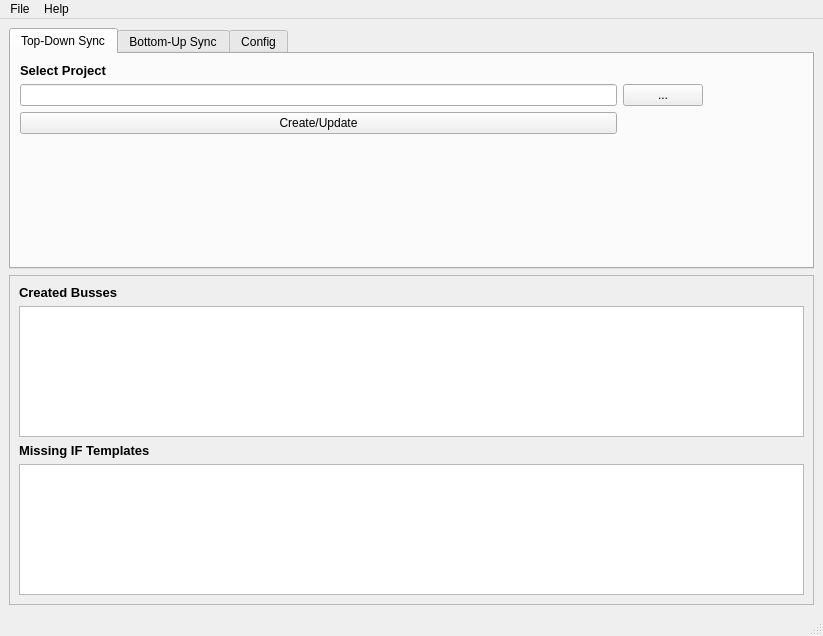
<?xml version="1.0" encoding="UTF-8"?>
<ui version="4.0">
 <class>MainWindow</class>
 <widget class="QMainWindow" name="MainWindow">
  <property name="geometry">
   <rect>
    <x>0</x>
    <y>0</y>
    <width>823</width>
    <height>636</height>
   </rect>
  </property>
  <property name="palette">
   <palette>
    <active>
     <colorrole role="Base">
      <brush brushstyle="SolidPattern">
       <color alpha="255">
        <red>255</red>
        <green>255</green>
        <blue>255</blue>
       </color>
      </brush>
     </colorrole>
    </active>
    <inactive>
     <colorrole role="Base">
      <brush brushstyle="SolidPattern">
       <color alpha="255">
        <red>255</red>
        <green>255</green>
        <blue>255</blue>
       </color>
      </brush>
     </colorrole>
    </inactive>
    <disabled>
     <colorrole role="Base">
      <brush brushstyle="SolidPattern">
       <color alpha="255">
        <red>240</red>
        <green>240</green>
        <blue>240</blue>
       </color>
      </brush>
     </colorrole>
    </disabled>
   </palette>
  </property>
  <property name="windowTitle">
   <string>MainWindow</string>
  </property>
  <property name="autoFillBackground">
   <bool>false</bool>
  </property>
  <widget class="QWidget" name="centralwidget">
   <layout class="QVBoxLayout" name="verticalLayout">
    <item>
     <widget class="QTabWidget" name="tabWidget">
      <property name="sizePolicy">
       <sizepolicy hsizetype="Expanding" vsizetype="Expanding">
        <horstretch>0</horstretch>
        <verstretch>0</verstretch>
       </sizepolicy>
      </property>
      <property name="palette">
       <palette>
        <active>
         <colorrole role="Light">
          <brush brushstyle="SolidPattern">
           <color alpha="255">
            <red>255</red>
            <green>255</green>
            <blue>255</blue>
           </color>
          </brush>
         </colorrole>
         <colorrole role="Base">
          <brush brushstyle="SolidPattern">
           <color alpha="255">
            <red>255</red>
            <green>255</green>
            <blue>255</blue>
           </color>
          </brush>
         </colorrole>
        </active>
        <inactive>
         <colorrole role="Light">
          <brush brushstyle="SolidPattern">
           <color alpha="255">
            <red>255</red>
            <green>255</green>
            <blue>255</blue>
           </color>
          </brush>
         </colorrole>
         <colorrole role="Base">
          <brush brushstyle="SolidPattern">
           <color alpha="255">
            <red>255</red>
            <green>255</green>
            <blue>255</blue>
           </color>
          </brush>
         </colorrole>
        </inactive>
        <disabled>
         <colorrole role="Light">
          <brush brushstyle="SolidPattern">
           <color alpha="255">
            <red>255</red>
            <green>255</green>
            <blue>255</blue>
           </color>
          </brush>
         </colorrole>
         <colorrole role="Base">
          <brush brushstyle="SolidPattern">
           <color alpha="255">
            <red>240</red>
            <green>240</green>
            <blue>240</blue>
           </color>
          </brush>
         </colorrole>
        </disabled>
       </palette>
      </property>
      <property name="layoutDirection">
       <enum>Qt::LeftToRight</enum>
      </property>
      <property name="autoFillBackground">
       <bool>true</bool>
      </property>
      <property name="currentIndex">
       <number>0</number>
      </property>
      <widget class="QWidget" name="tab">
       <attribute name="title">
        <string>Top-Down Sync</string>
       </attribute>
       <layout class="QGridLayout" name="gridLayout">
        <item row="1" column="1">
         <spacer name="horizontalSpacer_2">
          <property name="orientation">
           <enum>Qt::Horizontal</enum>
          </property>
          <property name="sizeType">
           <enum>QSizePolicy::Maximum</enum>
          </property>
          <property name="sizeHint" stdset="0">
           <size>
            <width>100</width>
            <height>20</height>
           </size>
          </property>
         </spacer>
        </item>
        <item row="1" column="0">
         <layout class="QGridLayout" name="gridLayout_7">
          <item row="3" column="0">
           <spacer name="verticalSpacer">
            <property name="orientation">
             <enum>Qt::Vertical</enum>
            </property>
            <property name="sizeHint" stdset="0">
             <size>
              <width>20</width>
              <height>40</height>
             </size>
            </property>
           </spacer>
          </item>
          <item row="1" column="0">
           <widget class="QLineEdit" name="lineEdit_3"/>
          </item>
          <item row="0" column="0" alignment="Qt::AlignTop">
           <widget class="QLabel" name="label">
            <property name="font">
             <font>
              <pointsize>10</pointsize>
              <bold>true</bold>
             </font>
            </property>
            <property name="text">
             <string>Select Project</string>
            </property>
           </widget>
          </item>
          <item row="1" column="1">
           <widget class="QPushButton" name="pushButton_2">
            <property name="text">
             <string>...</string>
            </property>
           </widget>
          </item>
          <item row="2" column="0">
           <widget class="QPushButton" name="pushButton_3">
            <property name="text">
             <string>Create/Update</string>
            </property>
            <property name="autoDefault">
             <bool>false</bool>
            </property>
            <property name="default">
             <bool>false</bool>
            </property>
            <property name="flat">
             <bool>false</bool>
            </property>
           </widget>
          </item>
         </layout>
        </item>
        <item row="2" column="0">
         <layout class="QGridLayout" name="gridLayout_33"/>
        </item>
       </layout>
      </widget>
      <widget class="QWidget" name="tab_2">
       <attribute name="title">
        <string>Bottom-Up Sync</string>
       </attribute>
       <layout class="QGridLayout" name="gridLayout_3">
        <item row="1" column="3">
         <spacer name="horizontalSpacer_4">
          <property name="orientation">
           <enum>Qt::Horizontal</enum>
          </property>
          <property name="sizeType">
           <enum>QSizePolicy::Maximum</enum>
          </property>
          <property name="sizeHint" stdset="0">
           <size>
            <width>40</width>
            <height>20</height>
           </size>
          </property>
         </spacer>
        </item>
        <item row="1" column="2">
         <layout class="QGridLayout" name="gridLayout_11">
          <item row="0" column="0" alignment="Qt::AlignTop">
           <widget class="QLabel" name="label_7">
            <property name="font">
             <font>
              <pointsize>10</pointsize>
              <bold>true</bold>
             </font>
            </property>
            <property name="text">
             <string>Select Signal Type</string>
            </property>
           </widget>
          </item>
          <item row="1" column="0" alignment="Qt::AlignTop">
           <widget class="QComboBox" name="comboBox_3">
            <property name="sizePolicy">
             <sizepolicy hsizetype="Expanding" vsizetype="Fixed">
              <horstretch>0</horstretch>
              <verstretch>0</verstretch>
             </sizepolicy>
            </property>
           </widget>
          </item>
         </layout>
        </item>
        <item row="1" column="4">
         <layout class="QGridLayout" name="gridLayout_12">
          <item row="1" column="0">
           <widget class="QRadioButton" name="radioButton_4">
            <property name="text">
             <string>Active High</string>
            </property>
           </widget>
          </item>
          <item row="0" column="0" alignment="Qt::AlignTop">
           <widget class="QLabel" name="label_36">
            <property name="font">
             <font>
              <pointsize>10</pointsize>
              <bold>true</bold>
             </font>
            </property>
            <property name="text">
             <string>Sensitivity</string>
            </property>
           </widget>
          </item>
          <item row="2" column="0">
           <widget class="QRadioButton" name="radioButton_3">
            <property name="text">
             <string>Active Low</string>
            </property>
           </widget>
          </item>
         </layout>
        </item>
        <item row="6" column="0" colspan="8">
         <widget class="QLabel" name="label_3">
          <property name="text">
           <string>Resultant Signal</string>
          </property>
         </widget>
        </item>
        <item row="2" column="0">
         <layout class="QGridLayout" name="gridLayout_14">
          <item row="1" column="0">
           <widget class="QDoubleSpinBox" name="doubleSpinBox">
            <property name="minimum">
             <double>0.500000000000000</double>
            </property>
            <property name="maximum">
             <double>12.000000000000000</double>
            </property>
            <property name="singleStep">
             <double>0.050000000000000</double>
            </property>
           </widget>
          </item>
          <item row="1" column="1">
           <widget class="QLabel" name="label_5">
            <property name="font">
             <font>
              <pointsize>10</pointsize>
              <bold>true</bold>
             </font>
            </property>
            <property name="text">
             <string>V</string>
            </property>
           </widget>
          </item>
          <item row="0" column="0">
           <widget class="QLabel" name="label_6">
            <property name="font">
             <font>
              <pointsize>10</pointsize>
              <bold>true</bold>
             </font>
            </property>
            <property name="text">
             <string>Voltage Level</string>
            </property>
           </widget>
          </item>
          <item row="1" column="2">
           <spacer name="horizontalSpacer">
            <property name="orientation">
             <enum>Qt::Horizontal</enum>
            </property>
            <property name="sizeHint" stdset="0">
             <size>
              <width>40</width>
              <height>20</height>
             </size>
            </property>
           </spacer>
          </item>
         </layout>
        </item>
        <item row="1" column="0">
         <layout class="QGridLayout" name="gridLayout_10">
          <item row="0" column="0" alignment="Qt::AlignTop">
           <widget class="QLabel" name="label_4">
            <property name="font">
             <font>
              <pointsize>10</pointsize>
              <bold>true</bold>
             </font>
            </property>
            <property name="text">
             <string>Select Control/Status Bus</string>
            </property>
           </widget>
          </item>
          <item row="1" column="0" alignment="Qt::AlignTop">
           <widget class="QComboBox" name="comboBox_2">
            <property name="sizePolicy">
             <sizepolicy hsizetype="Expanding" vsizetype="Fixed">
              <horstretch>0</horstretch>
              <verstretch>0</verstretch>
             </sizepolicy>
            </property>
           </widget>
          </item>
         </layout>
        </item>
        <item row="1" column="6">
         <layout class="QGridLayout" name="gridLayout_13">
          <item row="0" column="0" alignment="Qt::AlignTop">
           <widget class="QLabel" name="label_8">
            <property name="font">
             <font>
              <pointsize>10</pointsize>
              <bold>true</bold>
             </font>
            </property>
            <property name="text">
             <string>Additional Information (Source, Sink, ...)</string>
            </property>
           </widget>
          </item>
          <item row="1" column="0" alignment="Qt::AlignTop">
           <widget class="QLineEdit" name="lineEdit"/>
          </item>
         </layout>
        </item>
        <item row="1" column="5">
         <spacer name="horizontalSpacer_5">
          <property name="orientation">
           <enum>Qt::Horizontal</enum>
          </property>
          <property name="sizeType">
           <enum>QSizePolicy::Maximum</enum>
          </property>
          <property name="sizeHint" stdset="0">
           <size>
            <width>40</width>
            <height>20</height>
           </size>
          </property>
         </spacer>
        </item>
        <item row="1" column="1">
         <spacer name="horizontalSpacer_3">
          <property name="orientation">
           <enum>Qt::Horizontal</enum>
          </property>
          <property name="sizeType">
           <enum>QSizePolicy::Maximum</enum>
          </property>
          <property name="sizeHint" stdset="0">
           <size>
            <width>40</width>
            <height>20</height>
           </size>
          </property>
         </spacer>
        </item>
        <item row="7" column="0">
         <layout class="QGridLayout" name="gridLayout_34">
          <item row="1" column="0">
           <widget class="QPushButton" name="pushButton_8">
            <property name="text">
             <string>Clear</string>
            </property>
           </widget>
          </item>
          <item row="0" column="0">
           <widget class="QPushButton" name="pushButton_4">
            <property name="text">
             <string>Create</string>
            </property>
           </widget>
          </item>
          <item row="0" column="1">
           <spacer name="horizontalSpacer_14">
            <property name="orientation">
             <enum>Qt::Horizontal</enum>
            </property>
            <property name="sizeHint" stdset="0">
             <size>
              <width>40</width>
              <height>20</height>
             </size>
            </property>
           </spacer>
          </item>
         </layout>
        </item>
        <item row="1" column="7">
         <spacer name="horizontalSpacer_24">
          <property name="orientation">
           <enum>Qt::Horizontal</enum>
          </property>
          <property name="sizeType">
           <enum>QSizePolicy::Maximum</enum>
          </property>
          <property name="sizeHint" stdset="0">
           <size>
            <width>40</width>
            <height>20</height>
           </size>
          </property>
         </spacer>
        </item>
       </layout>
      </widget>
      <widget class="QWidget" name="tab_3">
       <attribute name="title">
        <string>Config</string>
       </attribute>
       <layout class="QGridLayout" name="gridLayout_4">
        <item row="1" column="0">
         <layout class="QGridLayout" name="gridLayout_20">
          <item row="1" column="0" alignment="Qt::AlignTop">
           <widget class="QDoubleSpinBox" name="doubleSpinBox_3">
            <property name="minimum">
             <double>0.000000000000000</double>
            </property>
            <property name="maximum">
             <double>1000.000000000000000</double>
            </property>
            <property name="singleStep">
             <double>0.050000000000000</double>
            </property>
           </widget>
          </item>
          <item row="0" column="1">
           <widget class="QLabel" name="label_24">
            <property name="font">
             <font>
              <pointsize>10</pointsize>
              <bold>true</bold>
             </font>
            </property>
            <property name="text">
             <string>Range</string>
            </property>
           </widget>
          </item>
          <item row="1" column="1">
           <widget class="QComboBox" name="comboBox_12"/>
          </item>
          <item row="0" column="0" alignment="Qt::AlignTop">
           <widget class="QLabel" name="label_23">
            <property name="font">
             <font>
              <pointsize>10</pointsize>
              <bold>true</bold>
             </font>
            </property>
            <property name="text">
             <string>Frequency</string>
            </property>
           </widget>
          </item>
          <item row="1" column="2">
           <spacer name="horizontalSpacer_20">
            <property name="orientation">
             <enum>Qt::Horizontal</enum>
            </property>
            <property name="sizeHint" stdset="0">
             <size>
              <width>40</width>
              <height>20</height>
             </size>
            </property>
           </spacer>
          </item>
         </layout>
        </item>
        <item row="0" column="6">
         <layout class="QGridLayout" name="gridLayout_18">
          <item row="2" column="0" alignment="Qt::AlignTop">
           <widget class="QRadioButton" name="radioButton_5">
            <property name="text">
             <string>Differential</string>
            </property>
           </widget>
          </item>
          <item row="0" column="0" alignment="Qt::AlignTop">
           <widget class="QLabel" name="label_37">
            <property name="font">
             <font>
              <pointsize>10</pointsize>
              <bold>true</bold>
             </font>
            </property>
            <property name="text">
             <string>SE / Differential</string>
            </property>
           </widget>
          </item>
          <item row="1" column="0" alignment="Qt::AlignTop">
           <widget class="QRadioButton" name="radioButton_6">
            <property name="text">
             <string>Single Ended</string>
            </property>
           </widget>
          </item>
         </layout>
        </item>
        <item row="0" column="0">
         <layout class="QGridLayout" name="gridLayout_15">
          <item row="0" column="0" alignment="Qt::AlignTop">
           <widget class="QLabel" name="label_10">
            <property name="font">
             <font>
              <pointsize>10</pointsize>
              <bold>true</bold>
             </font>
            </property>
            <property name="text">
             <string>Select Analog Bus</string>
            </property>
           </widget>
          </item>
          <item row="1" column="0" alignment="Qt::AlignTop">
           <widget class="QComboBox" name="comboBox_5">
            <property name="sizePolicy">
             <sizepolicy hsizetype="Expanding" vsizetype="Fixed">
              <horstretch>0</horstretch>
              <verstretch>0</verstretch>
             </sizepolicy>
            </property>
           </widget>
          </item>
         </layout>
        </item>
        <item row="0" column="3">
         <spacer name="horizontalSpacer_7">
          <property name="orientation">
           <enum>Qt::Horizontal</enum>
          </property>
          <property name="sizeType">
           <enum>QSizePolicy::Maximum</enum>
          </property>
          <property name="sizeHint" stdset="0">
           <size>
            <width>40</width>
            <height>20</height>
           </size>
          </property>
         </spacer>
        </item>
        <item row="1" column="4">
         <layout class="QGridLayout" name="gridLayout_22">
          <item row="0" column="0" alignment="Qt::AlignTop">
           <widget class="QLabel" name="label_11">
            <property name="font">
             <font>
              <pointsize>10</pointsize>
              <bold>true</bold>
             </font>
            </property>
            <property name="text">
             <string>Additional Information (Source, Sink, ...)</string>
            </property>
           </widget>
          </item>
          <item row="1" column="0" alignment="Qt::AlignTop">
           <widget class="QLineEdit" name="lineEdit_2"/>
          </item>
         </layout>
        </item>
        <item row="0" column="2">
         <layout class="QGridLayout" name="gridLayout_16">
          <item row="0" column="0" alignment="Qt::AlignTop">
           <widget class="QLabel" name="label_25">
            <property name="font">
             <font>
              <pointsize>10</pointsize>
              <bold>true</bold>
             </font>
            </property>
            <property name="text">
             <string>Domain</string>
            </property>
           </widget>
          </item>
          <item row="1" column="0" alignment="Qt::AlignTop">
           <widget class="QComboBox" name="comboBox_8">
            <property name="sizePolicy">
             <sizepolicy hsizetype="Expanding" vsizetype="Fixed">
              <horstretch>0</horstretch>
              <verstretch>0</verstretch>
             </sizepolicy>
            </property>
           </widget>
          </item>
         </layout>
        </item>
        <item row="0" column="4">
         <layout class="QGridLayout" name="gridLayout_17">
          <item row="0" column="0" alignment="Qt::AlignTop">
           <widget class="QLabel" name="label_9">
            <property name="font">
             <font>
              <pointsize>10</pointsize>
              <bold>true</bold>
             </font>
            </property>
            <property name="text">
             <string>Select Signal Type</string>
            </property>
           </widget>
          </item>
          <item row="1" column="0" alignment="Qt::AlignTop">
           <widget class="QComboBox" name="comboBox_4">
            <property name="sizePolicy">
             <sizepolicy hsizetype="Expanding" vsizetype="Fixed">
              <horstretch>0</horstretch>
              <verstretch>0</verstretch>
             </sizepolicy>
            </property>
           </widget>
          </item>
         </layout>
        </item>
        <item row="6" column="0" colspan="8">
         <widget class="QLabel" name="label_33">
          <property name="text">
           <string>Resultant Signal</string>
          </property>
         </widget>
        </item>
        <item row="0" column="1">
         <spacer name="horizontalSpacer_6">
          <property name="orientation">
           <enum>Qt::Horizontal</enum>
          </property>
          <property name="sizeType">
           <enum>QSizePolicy::Maximum</enum>
          </property>
          <property name="sizeHint" stdset="0">
           <size>
            <width>40</width>
            <height>20</height>
           </size>
          </property>
         </spacer>
        </item>
        <item row="0" column="5">
         <spacer name="horizontalSpacer_8">
          <property name="orientation">
           <enum>Qt::Horizontal</enum>
          </property>
          <property name="sizeType">
           <enum>QSizePolicy::Maximum</enum>
          </property>
          <property name="sizeHint" stdset="0">
           <size>
            <width>40</width>
            <height>20</height>
           </size>
          </property>
         </spacer>
        </item>
        <item row="7" column="0">
         <layout class="QGridLayout" name="gridLayout_35">
          <item row="0" column="0">
           <widget class="QPushButton" name="pushButton_5">
            <property name="text">
             <string>Create</string>
            </property>
           </widget>
          </item>
          <item row="1" column="0">
           <widget class="QPushButton" name="pushButton_9">
            <property name="text">
             <string>Clear</string>
            </property>
           </widget>
          </item>
          <item row="1" column="1">
           <spacer name="horizontalSpacer_15">
            <property name="orientation">
             <enum>Qt::Horizontal</enum>
            </property>
            <property name="sizeHint" stdset="0">
             <size>
              <width>40</width>
              <height>20</height>
             </size>
            </property>
           </spacer>
          </item>
         </layout>
        </item>
        <item row="0" column="7">
         <spacer name="horizontalSpacer_26">
          <property name="orientation">
           <enum>Qt::Horizontal</enum>
          </property>
          <property name="sizeType">
           <enum>QSizePolicy::Maximum</enum>
          </property>
          <property name="sizeHint" stdset="0">
           <size>
            <width>40</width>
            <height>20</height>
           </size>
          </property>
         </spacer>
        </item>
       </layout>
      </widget>
     </widget>
    </item>
    <item>
     <widget class="QFrame" name="frame">
      <property name="frameShape">
       <enum>QFrame::StyledPanel</enum>
      </property>
      <property name="frameShadow">
       <enum>QFrame::Raised</enum>
      </property>
      <layout class="QGridLayout" name="gridLayout_2">
       <item row="2" column="0">
        <widget class="QLabel" name="label_20">
         <property name="font">
          <font>
           <pointsize>10</pointsize>
           <bold>true</bold>
          </font>
         </property>
         <property name="text">
          <string>Missing IF Templates</string>
         </property>
        </widget>
       </item>
       <item row="1" column="0">
        <widget class="QListView" name="listView">
         <property name="isWrapping" stdset="0">
          <bool>false</bool>
         </property>
        </widget>
       </item>
       <item row="3" column="0">
        <widget class="QListView" name="listView_2"/>
       </item>
       <item row="0" column="0">
        <widget class="QLabel" name="label_19">
         <property name="font">
          <font>
           <pointsize>10</pointsize>
           <bold>true</bold>
          </font>
         </property>
         <property name="text">
          <string>Created Busses</string>
         </property>
        </widget>
       </item>
      </layout>
     </widget>
    </item>
    <item>
     <layout class="QGridLayout" name="gridLayout_21"/>
    </item>
   </layout>
  </widget>
  <widget class="QMenuBar" name="menubar">
   <property name="geometry">
    <rect>
     <x>0</x>
     <y>0</y>
     <width>823</width>
     <height>22</height>
    </rect>
   </property>
   <widget class="QMenu" name="menuFile">
    <property name="title">
     <string>File</string>
    </property>
    <addaction name="actionOpen"/>
    <addaction name="actionSave_As"/>
   </widget>
   <widget class="QMenu" name="menuHelp">
    <property name="title">
     <string>Help</string>
    </property>
    <addaction name="actionUserGuide"/>
    <addaction name="actionAbout"/>
   </widget>
   <addaction name="menuFile"/>
   <addaction name="menuHelp"/>
  </widget>
  <widget class="QStatusBar" name="statusbar"/>
  <action name="actionOpen">
   <property name="text">
    <string>Open</string>
   </property>
  </action>
  <action name="actionSave_As">
   <property name="text">
    <string>Save As</string>
   </property>
  </action>
  <action name="actionUserGuide">
   <property name="text">
    <string>UserGuide</string>
   </property>
  </action>
  <action name="actionAbout">
   <property name="text">
    <string>About</string>
   </property>
  </action>
 </widget>
 <resources/>
 <connections/>
</ui>
